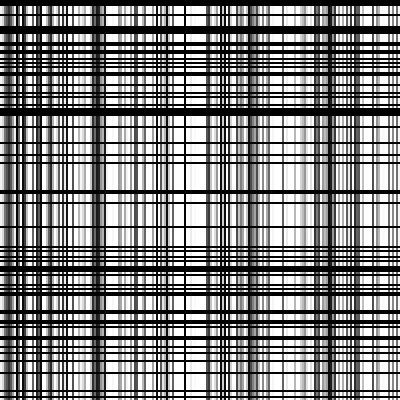
Frame 1 (no input)
Frame 60 (the mouse pressed at the canvas centre just before this capture): identical to frame 1, image omitted
Frame 120 (the mouse held since frame 60 and released just before this capture): identical to frame 1, image omitted

The Processing sketch that drew this single still picture (run headless with seeded random() and noise(); from frame 60 on, the mouse is pressed at the canvas centre):

// Processing sketch: processing_18401
// ── processing_18401.pde


void setup() {
  size(400,400);
  background(255);
  noStroke();
  generatePattern();
}

void draw() {
}

void generatePattern() {
  background(255);
  int col, alpha;
  int horDens = int(random(0,10));
  int verDens = int(random(0,10));
  for(int i = 0; i < width/2; i++) {
    col = int(random(0,255));
    if(horDens > random(0,10)) {
      alpha = 255;
    } else {
      alpha = 0;
    }
    //println(fill
    fill(col,alpha);
    rect(i*2,0,2,height);
  }
  
  for(int i = 0; i < height/2; i++) {
    //acciones horizontales
     col = int(random(0,255));
    if(horDens > random(0,10)) {
      alpha = 255;
    } else {
      alpha = 0;
    }
    if (col >= 128) {
      alpha = 0;
    } else {
      col = 0;
    }
    //println(fill
    fill(col,alpha);
    rect(0,i*2,width,2);
  }
}

void keyPressed() {
  generatePattern();
}
